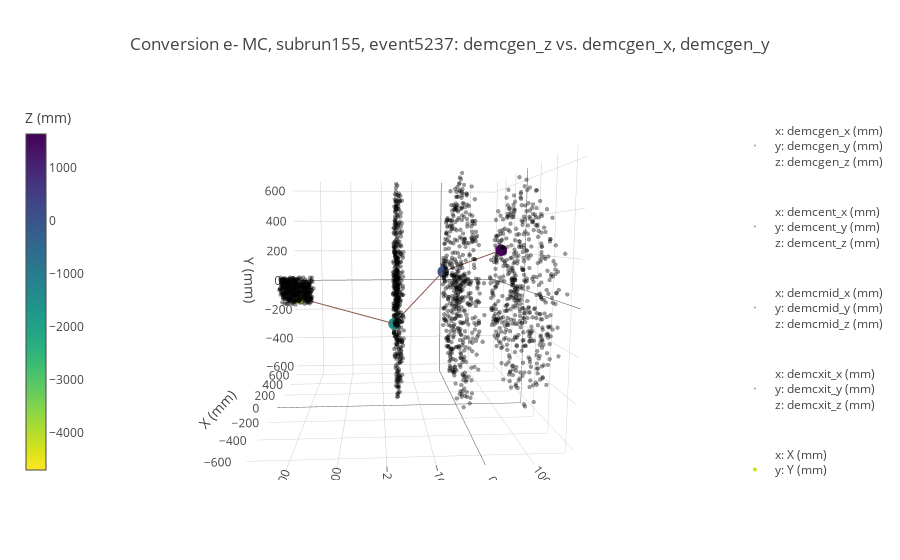

Source (notebook cell):
### Code cell
fig,gen = gen_electron_plot(inline=True)

### Figure 1 — Plotly figure (JSON) as saved in the notebook; plotly's stock layout.template omitted (floating-point values rounded to 4 significant figures; data arrays with more than 128 entries replaced by an {"elided": "..."} marker saying what was removed)
{"data": [{"marker": {"cauto": false, "cmax": -10000, "cmin": -10000, "color": {"elided": "500 float values"}, "colorbar": {"thickness": 20, "title": "demcgen_z (mm)", "x": 0, "y": 0.5}, "colorscale": "Greys", "opacity": 0.4, "reversescale": true, "showscale": false, "size": 1.5}, "mode": "markers", "name": "<br>x: demcgen_x (mm)<br>y: demcgen_y (mm)<br>z: demcgen_z (mm)<br>", "type": "scatter3d", "uid": "89030389-44de-4ed2-a826-9c2aff9c55dc", "x": {"elided": "500 float values"}, "y": {"elided": "500 float values"}, "z": {"elided": "500 float values"}}, {"marker": {"cauto": false, "cmax": -10000, "cmin": -10000, "color": {"elided": "500 float values"}, "colorbar": {"thickness": 20, "title": "demcent_z (mm)", "x": 0, "y": 0.5}, "colorscale": "Greys", "opacity": 0.4, "reversescale": true, "showscale": false, "size": 1.5}, "mode": "markers", "name": "<br>x: demcent_x (mm)<br>y: demcent_y (mm)<br>z: demcent_z (mm)<br>", "type": "scatter3d", "uid": "61d0c85a-debd-4177-a180-e49042872497", "x": {"elided": "500 float values"}, "y": {"elided": "500 float values"}, "z": {"elided": "500 float values"}}, {"marker": {"cauto": false, "cmax": -10000, "cmin": -10000, "color": {"elided": "500 float values"}, "colorbar": {"thickness": 20, "title": "demcmid_z (mm)", "x": 0, "y": 0.5}, "colorscale": "Greys", "opacity": 0.4, "reversescale": true, "showscale": false, "size": 1.5}, "mode": "markers", "name": "<br>x: demcmid_x (mm)<br>y: demcmid_y (mm)<br>z: demcmid_z (mm)<br>", "type": "scatter3d", "uid": "62ef6810-1b76-4aca-aaae-cb3c9d70c303", "x": {"elided": "500 float values"}, "y": {"elided": "500 float values"}, "z": {"elided": "500 float values"}}, {"marker": {"cauto": false, "cmax": -10000, "cmin": -10000, "color": {"elided": "500 float values"}, "colorbar": {"thickness": 20, "title": "demcxit_z (mm)", "x": 0, "y": 0.5}, "colorscale": "Greys", "opacity": 0.4, "reversescale": true, "showscale": false, "size": 1.5}, "mode": "markers", "name": "<br>x: demcxit_x (mm)<br>y: demcxit_y (mm)<br>z: demcxit_z (mm)<br>", "type": "scatter3d", "uid": "e5e2781c-f2a0-4b42-97ad-db3586c0f3b7", "x": {"elided": "500 float values"}, "y": {"elided": "500 float values"}, "z": {"elided": "500 float values"}}, {"marker": {"cauto": false, "cmax": 1639.0, "cmin": -4700.0, "color": [-4278.0, -1631.0, 10.09, 1639.0], "colorbar": {"thickness": 20, "title": "Z (mm)", "x": -0.1, "y": 0.5}, "colorscale": "Viridis", "opacity": 1, "reversescale": true, "showscale": true, "size": 4}, "mode": "markers", "name": "<br>x: X (mm)<br>y: Y (mm)<br>z: Z (mm)<br>", "type": "scatter3d", "uid": "9d181308-ea4b-4185-9f36-09e7c53f16ea", "x": [28.16, 439.7, 538.1, 331.6], "y": [-40.59, -267.9, 63.84, 211.5], "z": [-4278.0, -1631.0, 10.09, 1639.0]}, {"mode": "lines", "type": "scatter3d", "uid": "30ee7970-90e0-4081-998c-6d19924c01bd", "x": [28.16, 439.7, 538.1, 331.6], "y": [-40.59, -267.9, 63.84, 211.5], "z": [-4278.0, -1631.0, 10.09, 1639.0]}], "layout": {"dragmode": "orbit", "scene": {"aspectmode": "manual", "aspectratio": {"x": 1, "y": 0.9541, "z": 1}, "camera": {"center": {"x": 0, "y": 0, "z": 0}, "eye": {"x": -1.8, "y": 0.2, "z": -0.1}, "up": {"x": 0, "y": 1, "z": 0}}, "xaxis": {"title": "X (mm)"}, "yaxis": {"title": "Y (mm)"}, "zaxis": {"title": "Z (mm)"}}, "showlegend": true, "title": "Conversion e- MC, subrun155, event5237: demcgen_z vs. demcgen_x, demcgen_y"}}
